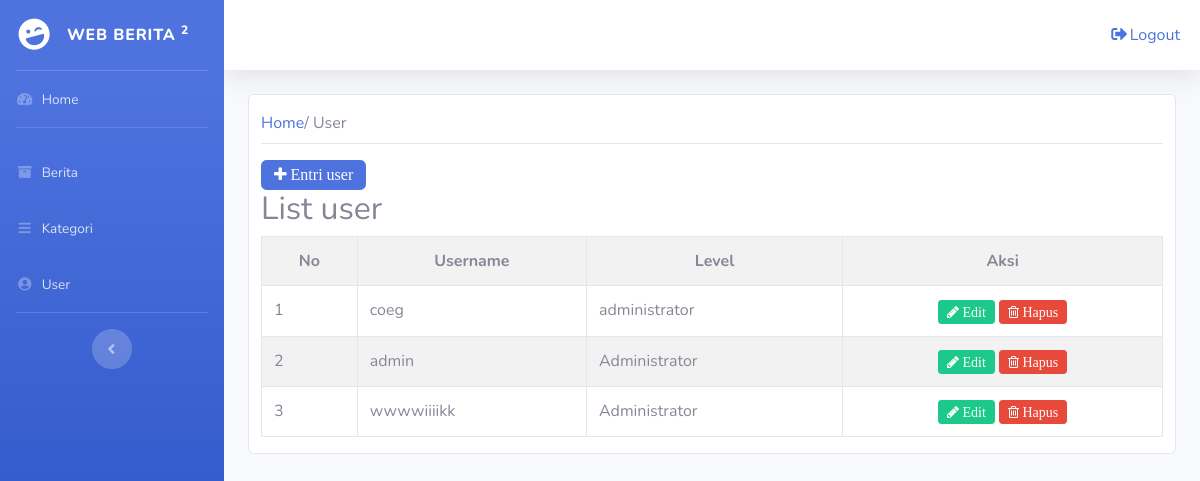
/admin/index.php?page=user (signed in), run on the app's committed database.
### tables this page shows
CREATE TABLE `user` (
  `id` int(11) NOT NULL,
  `username` varchar(50) NOT NULL,
  `password` varchar(50) NOT NULL,
  `level` varchar(50) NOT NULL
);

### admin/user.php (the view, shortened to what this page needs)
<div class="d-flex left-content-between flex-wrap flex-md-nowrap align-items-center pt-3 pb-2 mb-3 border-bottom">
        <a href="index.php">Home</a> / User
      </div>
<?php
$aksi=isset($_GET['aksi']) ? $_GET['aksi'] : 'list';
switch ($aksi) {
	case 'list' :
?>
<a href=?page=user&aksi=entri class="btn btn-primary fa fa-plus"> Entri user</a>
<h2>List user</h2>
<table class="table table-bordered table-striped">
	<tr align="center">
		<th>No</th>
		<th>Username</th>
		<th>Level</th>
		<th>Aksi</th>
	</tr>
	<?php
	$no=1;
	include 'koneksi.php';
	$tampil=mysqli_query($koneksi,"SELECT * FROM user order by id ASC");
	while ($data=mysqli_fetch_array($tampil)) {
	?>
	<tr>
		<td><?php echo $no; ?></td>
		<td><?php echo $data['username']; ?></td>
		<td><?php echo $data['level']; ?></td>
		<td align="center"><a href=?page=user&aksi=edit&id=<?php echo $data['id']; ?> class="btn btn-success btn-sm fa fa-pencil"> Edit</a>
			<a href="aksi_user.php?page=user&proses=hapus&id=<?php echo $data['id']; ?>" onclick="return confirm('Yakin akan menghapus data ?');" class="btn btn-danger btn-sm fa fa-trash-o"> Hapus</td> </a>
	</tr>
	<?php
		$no++;
	}
	?>
</table>
<?php
	break;
?>
<?php
}
?>
 </div>

### data on the page
user: username "coeg", level "administrator"
user: username "admin", level "Administrator"
user: username "wwwwiiiikk", level "Administrator"
